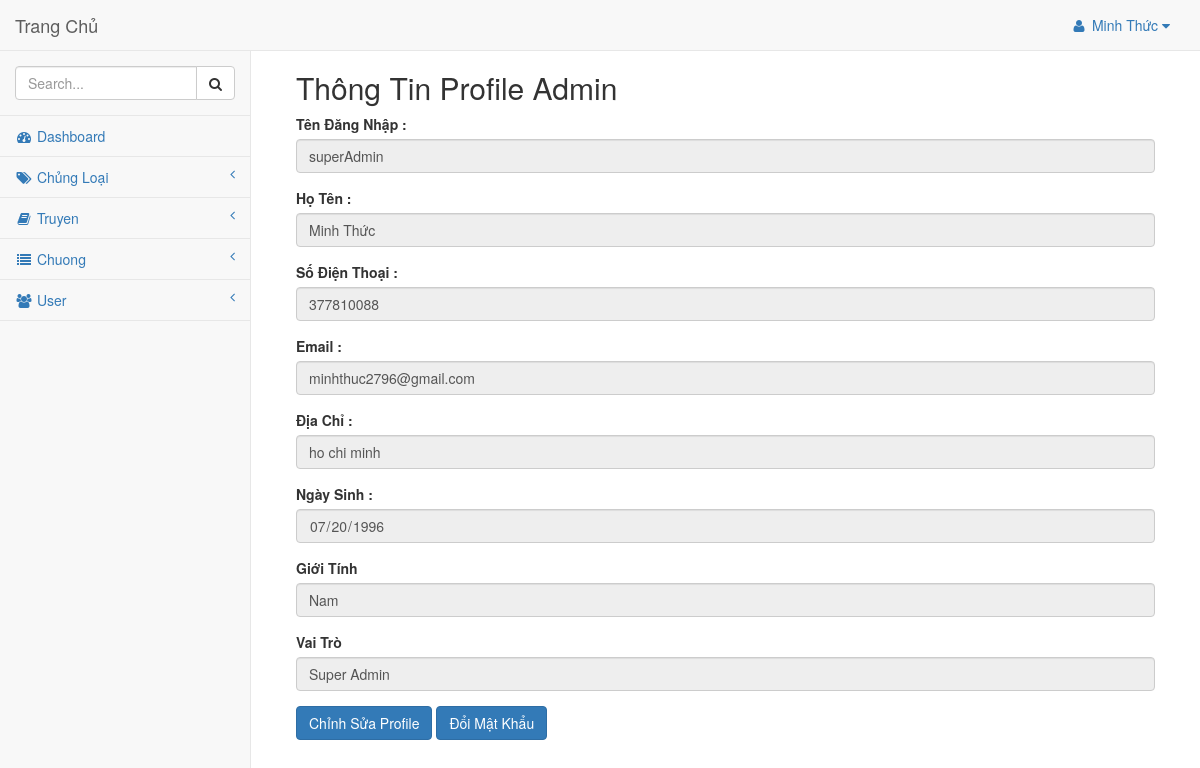
The page /admin/index.php?key=profile (signed in) on the database its author committed.
### tables this page shows
CREATE TABLE `nncms_admin` (
  `idAdmin` int(255) NOT NULL,
  `TenDangNhap` varchar(255) NOT NULL,
  `MatKhau` varchar(255) NOT NULL,
  `HoTen` varchar(255) NOT NULL,
  `DienThoai` varchar(15) NOT NULL,
  `Email` varchar(255) NOT NULL,
  `DiaChi` varchar(255) NOT NULL,
  `NgaySinh` date NOT NULL,
  `GioiTinh` tinyint(4) NOT NULL,
  `NgayDangKy` date NOT NULL,
  `idRole` int(10) NOT NULL DEFAULT 3,
  `DiemThuong` int(255) NOT NULL DEFAULT 0
);

### admin/noidung/user/profile.php (the view, shortened to what this page needs)
<?php
if(isset($_SESSION['username'])){
$kq=mysqli_query($con, "select * from nncms_admin where idAdmin={$_SESSION['username']} ");
$d=mysqli_fetch_array($kq);
?>
<div class="bg-white p-4">
    <h2>Thông Tin Profile Admin</h2>
    <div class="form-group">
        <label>Tên Đăng Nhập :</label>
        <input type="text" class="form-control" id="tendangnhap" name="tendangnhap" readonly
               value="<?php echo $d['TenDangNhap'] ;?>">
    </div>
    <div class="form-group">
        <label>Họ Tên :</label>
        <input type="text" class="form-control" id="ten" name="ten" readonly
               value="<?php echo $d['HoTen'] ;?>">
    </div>
    <div class="form-group">
        <label>Số Điện Thoại :</label>
        <input type="number" class="form-control" id="sdt" name="sdt" readonly
               value="<?php echo $d['DienThoai'] ;?>">
    </div>
    <div class="form-group">
        <label>Email :</label>
        <input type="email" class="form-control" id="email" name="email" readonly
               value="<?php echo $d['Email'] ;?>">
    </div>
    <div class="form-group">
        <label>Địa Chỉ :</label>
        <input type="text" class="form-control" id="diachi" name="diachi" readonly
               value="<?php echo $d['DiaChi'] ;?>">
    </div>
    <div class="form-group">
        <label>Ngày Sinh :</label>
        <input type="date" class="form-control" id="ngaysinh" name="ngaysinh" readonly
               value="<?php echo $d['NgaySinh'] ;?>">
    </div>
    <div class="form-group">
        <label>Giới Tính</label>
        <input type="text" class="form-control" id="gioitinh" name="gioitinh" readonly
               value="<?php if ($d['GioiTinh']==0) echo "Nam"; else echo "Nữ" ; ?>">
    </div>
    <div class="form-group">
        <label>Vai Trò</label>
        <input type="text" class="form-control" id="gioitinh" name="gioitinh" readonly
               value="<?php
               if ($d['idRole']==0) echo "Super Admin";
               elseif ($d['idRole']==1) echo "Admin";
               elseif ($d['idRole']==2) echo "Author";
               else echo "Staff" ; ?>">
    </div>
    <div>
        <a class="btn btn-primary text-white fw-600" href="index.php?key=suaprofile&idprofile=<?php echo $d['idAdmin'];?>">Chỉnh Sửa Profile</a>
        <button type="button" class="btn btn-primary text-white fw-600" data-toggle="modal" data-target="#doimatkhauadmin">Đổi Mật Khẩu</button>
    </div>
</div>
<?php } ?>

### admin/index.php (shortened to what this page needs)
<!DOCTYPE html>
<html lang="en">
<head>
    <link href="bower_components/bootstrap/dist/css/bootstrap.min.css" rel="stylesheet">
    <link href="bower_components/metisMenu/dist/metisMenu.min.css" rel="stylesheet">
    <link href="dist/css/sb-admin-2.css" rel="stylesheet">
    <link href="bower_components/font-awesome/css/font-awesome.min.css" rel="stylesheet" type="text/css">
    <link href="bower_components/datatables-plugins/integration/bootstrap/3/dataTables.bootstrap.css" rel="stylesheet">
    <link href="bower_components/datatables-responsive/css/dataTables.responsive.css" rel="stylesheet">
</head>
<body>
<?php include("../connect.php"); ?>
    <div id="wrapper">
        <nav class="navbar navbar-default navbar-static-top" role="navigation" style="margin-bottom: 0">
            <div class="navbar-header">
                <a class="navbar-brand" href="index.php">Trang Chủ</a>
            </div>
            <ul class="nav navbar-top-links navbar-right">
                <li class="dropdown">
                    <a class="dropdown-toggle" data-toggle="dropdown" href="#">
                        <i class="fa fa-user fa-fw"></i>
                        <?php
                        if(isset($_SESSION['username'])) {
                            $kqName = mysqli_query($con, "select idAdmin, HoTen from nncms_admin where idAdmin={$_SESSION['username']}");
                            $showName = mysqli_fetch_array($kqName);
                            echo $showName['HoTen'];
                        }
                        ?>
                        <i class="fa fa-caret-down"></i>
                    </a>
                </li>
            </ul>
            <div class="navbar-default sidebar" role="navigation">
                <div class="sidebar-nav navbar-collapse">
                    <ul class="nav" id="side-menu">
                        <li class="sidebar-search">
                            <div class="input-group custom-search-form">
                                <input type="text" class="form-control" placeholder="Search...">
                                <span class="input-group-btn">
                                    <button class="btn btn-default" type="button">
                                        <i class="fa fa-search"></i>
                                    </button>
                                </span>
                            </div>
                        </li>
                        <li>
                            <a href="index.php"><i class="fa fa-dashboard fa-fw"></i> Dashboard</a>
                        </li>
                        <li>
                            <a href="#"><i class="fa fa-tags fa-fw"></i> Chủng Loại<span class="fa arrow"></span></a>
                        </li>
                        <li>
                            <a href="#"><i class="fa fa-book fa-fw"></i> Truyen<span class="fa arrow"></span></a>
                        </li>
                        <li>
                            <a href="#"><i class="fa fa-list fa-fw"></i> Chuong<span class="fa arrow"></span></a>
                        </li>
                        <?php
                        if(isset($_SESSION['username'])){
                        $kq=mysqli_query($con, "select idAdmin, idRole from nncms_admin where idAdmin={$_SESSION['username']}");
                        $checkAdmin=mysqli_fetch_array($kq);
                        if($checkAdmin['idRole'] < 2){
                        ?>
                        <li>
                            <a href="#"><i class="fa fa-users fa-fw"></i> User<span class="fa arrow"></span></a>
                        </li>
                        <?php } }?>
                    </ul>
                </div>
            </div>
        </nav>
        <div id="page-wrapper">
            <div class="container-fluid">
            <?php
			if(!isset($_GET["key"]))
					{
						include('noidung/trangchu.php') ;
					}
					else
						{
						switch($_GET["key"])
						    {
                                case "profile":
                                include("noidung/user/profile.php");
                                break;
							}
						}
				?>
            </div>
        </div>
    </div>
</body>
</html>

### rows shown on the page
nncms_admin: HoTen "Minh Thức", tendangnhap "superAdmin", ten "Minh Thức", sdt "377810088", email "minhthuc2796@gmail.com", diachi "ho chi minh", ngaysinh "07/20/1996", gioitinh "Nam", gioitinh "Super Admin"
